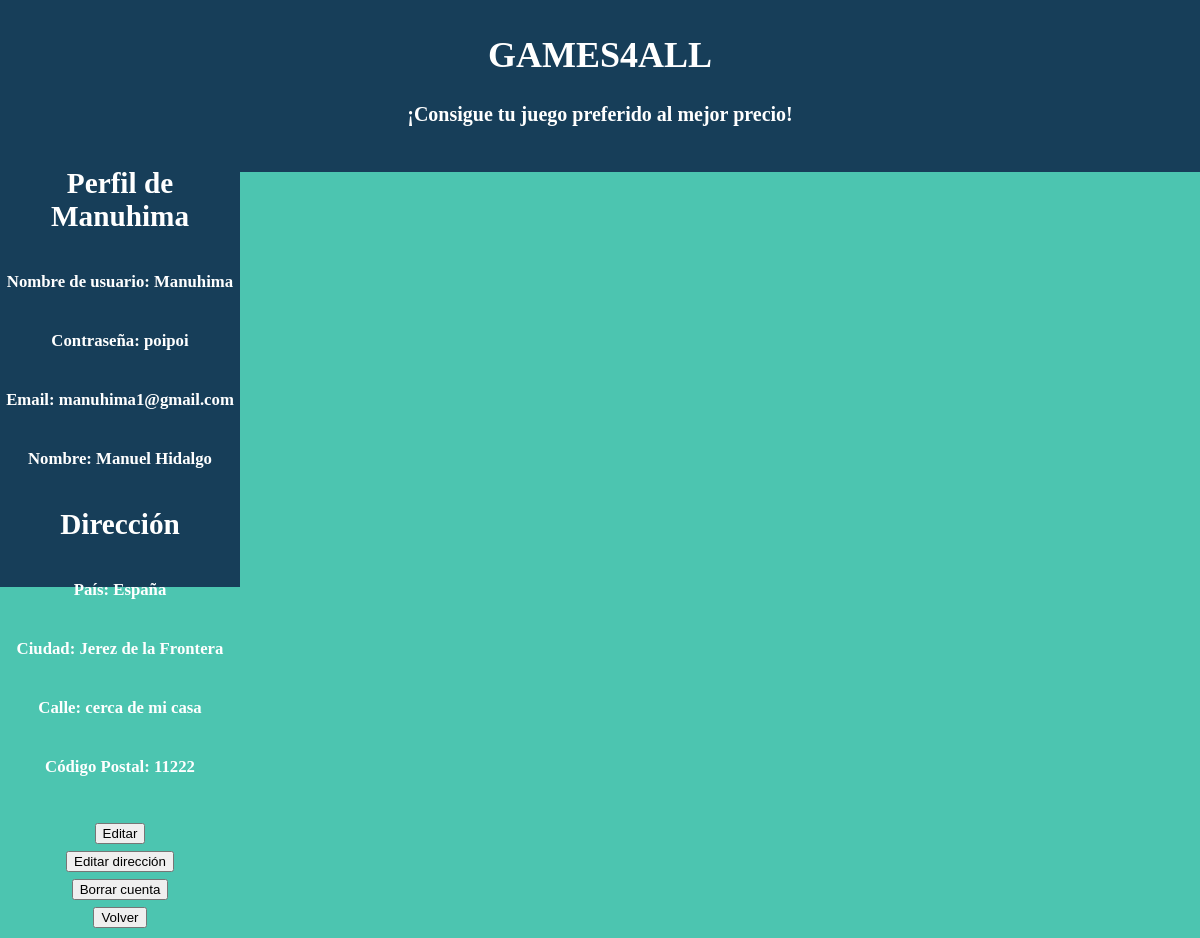
Page /gestionar_perfil.php (signed in) on the committed database.
### tables this page shows
CREATE TABLE `usuario` (
  `id_usuario` int(11) NOT NULL,
  `rol` varchar(15) NOT NULL DEFAULT 'usuario',
  `alias` varchar(15) NOT NULL,
  `password` varchar(15) NOT NULL,
  `correo` varchar(30) NOT NULL,
  `nombre` varchar(60) NOT NULL,
  `pais` varchar(20) NOT NULL,
  `ciudad` varchar(20) NOT NULL,
  `direccion` varchar(40) NOT NULL,
  `cod_postal` varchar(8) NOT NULL
);

### gestionar_perfil.php (the view, shortened to what this page needs)
<!DOCTYPE html>
<html>
    <head>
        <link rel="stylesheet" href="estilos.css">
        <div id="header">
        <h1>GAMES4ALL</h1>
        <h4>¡Consigue tu juego preferido al mejor precio!</h4>
    </div>
    </head>
     <?php
        $alias = $_COOKIE['alias'];
        $conexion = mysqli_connect("localhost", "root", "", "games4all")or die("Fallo al hacer la consulta.");
        $consulta = mysqli_query($conexion, "SELECT * FROM usuario WHERE alias = '$alias'");
        $linea = mysqli_fetch_array($consulta);
        $roles = $linea["rol"];
        $alias = $linea["alias"];
        $pass = $linea["password"];
        $email = $linea["correo"];
        $nombre = $linea["nombre"];
        $pais = $linea["pais"];
        $ciudad = $linea["ciudad"];
        $direccion = $linea["direccion"];
        $cod_postal = $linea["cod_postal"];
    ?>
    <body style="background-color: #4CC5B0; text-align: center; color: #000000;">
        <div style="float: left; width: 20%; height: 450px;margin-top: -60px; background-color: #173E59; color: #ffffff;font-size: 25px;">
            <h3>Perfil de <?php echo $alias ?></h3>
            <h6>Nombre de usuario: <?php echo $alias ?></h6>
            <h6>Contraseña: <?php echo $pass ?></h6>
            <h6>Email: <?php echo $email ?></h6>
            <h6>Nombre: <?php echo $nombre ?></h6>
<?php       if($roles != "administrador"){?>
            <h3>Dirección</h3>
            <h6>País: <?php echo $pais ?></h6>
            <h6>Ciudad: <?php echo $ciudad ?></h6>
            <h6>Calle: <?php echo $direccion ?></h6>
            <h6>Código Postal: <?php echo $cod_postal ?></h6>
<?php       }?>
            <form method="post" action="editar_usuario.php">
            <input type="submit" value="Editar">
            </form>
            <?php
            if($roles != "administrador"){
?>
            <form method="post" action="datos_direccion.php?origen=perfil">
                <input type="submit" value="Editar dirección">
            </form>
                <form method="POST" action="eliminar_usuario.php">
                    <input type="submit" value="Borrar cuenta">
                </form>
<?php       }
            ?>
            <form method="POST" action="menus.php">
                <input type="submit" value="Volver">
            </form>
        </div>
    </body>
</html>

### estilos.css (style rules this page uses)
body { background: url('fondo.png') no-repeat center center fixed; background-size: contain; text-align: center; color: #4CC5B0; margin: 0; }
#header { background-color: #173E59; color: #ffffff; padding: 20px; margin-top: -10px; margin-left: 0px; margin-right: 0px; margin-bottom: 25px; }
#header h1 { font-family: 'Brush Script MT', cursive; font-size: 36px; }
#header h4 { font-family: 'Brush Script MT', cursive; font-size: 20px; }

### rows in the picture
usuario: alias "Manuhima", password "poipoi", correo "manuhima1@gmail.com", nombre "Manuel Hidalgo", pais "España", ciudad "Jerez de la Frontera", direccion "cerca de mi casa", cod_postal "11222"
